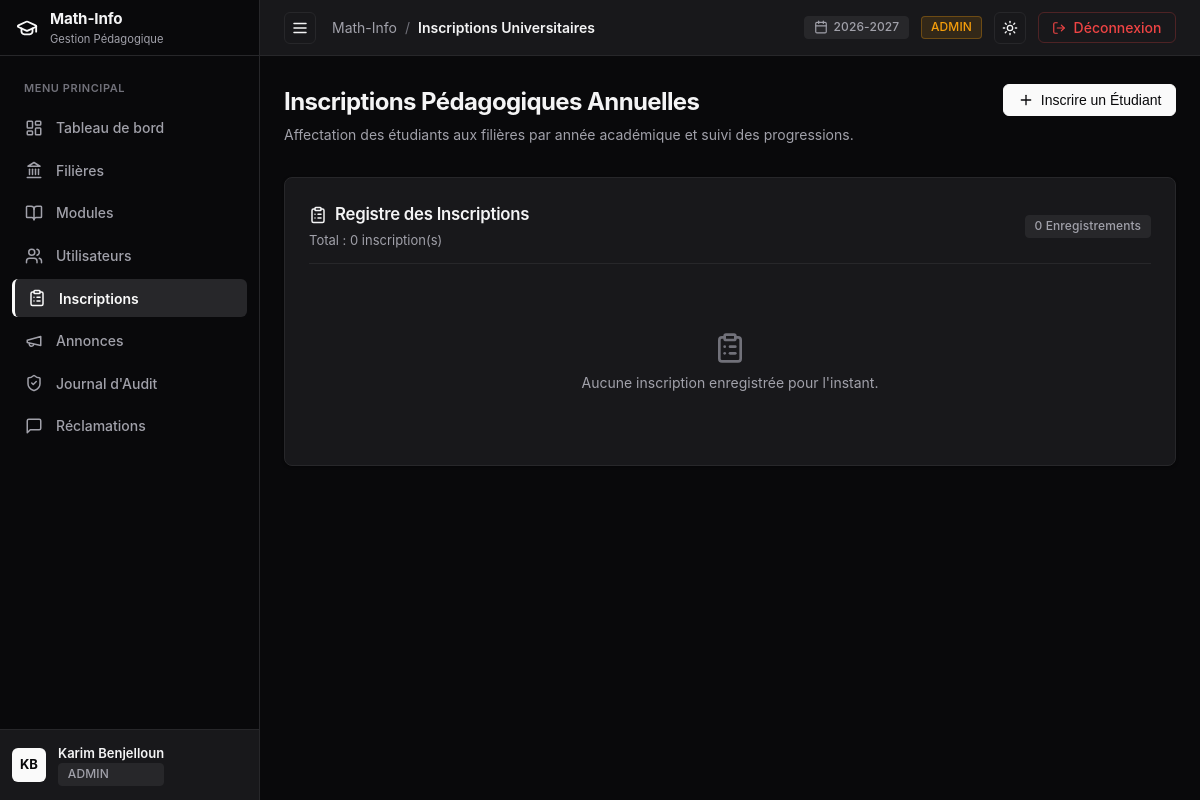
/admin/inscriptions (signed in), run on an earlier commit of the app's database.
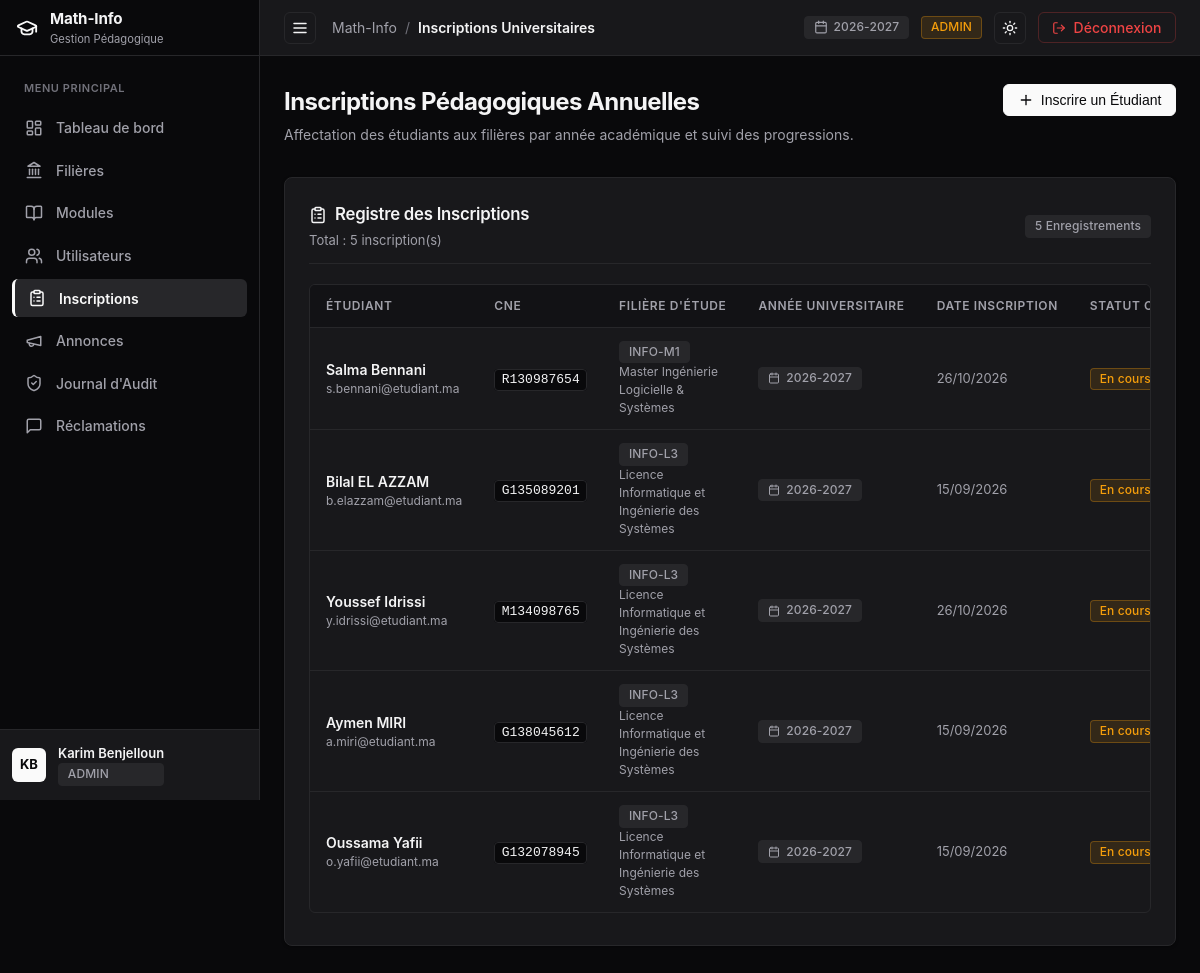
And on a later commit of the database.
### tables this page shows
CREATE TABLE `inscriptions` (
  `idInscription` int NOT NULL AUTO_INCREMENT,
  `idEtudiant` int NOT NULL,
  `idFiliere` int NOT NULL,
  `anneeUniversitaire` varchar(20) NOT NULL,
  `dateInscription` date NOT NULL,
  `statut` enum('EN_COURS','VALIDE','AJOURNE') DEFAULT 'EN_COURS',
  PRIMARY KEY (`idInscription`),
  UNIQUE KEY `uq_etudiant_annee` (`idEtudiant`,`anneeUniversitaire`),
  KEY `idFiliere` (`idFiliere`),
  CONSTRAINT `inscriptions_ibfk_1` FOREIGN KEY (`idEtudiant`) REFERENCES `etudiants` (`idUtilisateur`) ON DELETE CASCADE,
  CONSTRAINT `inscriptions_ibfk_2` FOREIGN KEY (`idFiliere`) REFERENCES `filieres` (`idFiliere`) ON DELETE CASCADE
);

CREATE TABLE `utilisateurs` (
  `idUtilisateur` int NOT NULL AUTO_INCREMENT,
  `nom` varchar(100) NOT NULL,
  `prenom` varchar(100) NOT NULL,
  `email` varchar(150) NOT NULL,
  `motDePasse` varchar(255) NOT NULL,
  `role` enum('ADMIN','ENSEIGNANT','ETUDIANT') NOT NULL,
  `dateCreation` timestamp NULL DEFAULT CURRENT_TIMESTAMP,
  PRIMARY KEY (`idUtilisateur`),
  UNIQUE KEY `email` (`email`)
);

CREATE TABLE `etudiants` (
  `idUtilisateur` int NOT NULL,
  `cne` varchar(50) NOT NULL,
  `dateNaissance` date NOT NULL,
  PRIMARY KEY (`idUtilisateur`),
  UNIQUE KEY `cne` (`cne`),
  CONSTRAINT `etudiants_ibfk_1` FOREIGN KEY (`idUtilisateur`) REFERENCES `utilisateurs` (`idUtilisateur`) ON DELETE CASCADE
);

CREATE TABLE `filieres` (
  `idFiliere` int NOT NULL AUTO_INCREMENT,
  `code` varchar(20) NOT NULL,
  `intitule` varchar(150) NOT NULL,
  `description` text,
  PRIMARY KEY (`idFiliere`),
  UNIQUE KEY `code` (`code`)
);

### src/Views/admin/inscriptions.php (the view, shortened to what the changed rows need)
<div style="margin-bottom: 2rem; display: flex; justify-content: space-between; align-items: flex-start; flex-wrap: wrap; gap: 1rem;">
  <div>
    <h1 style="font-size: 1.5rem; font-weight: 700; letter-spacing: -0.025em; color: var(--text-main); margin-bottom: 0.25rem;">
      Inscriptions Pédagogiques Annuelles
    </h1>
  </div>
</div>
<div class="card">
  <div class="card-header">
    <div>
      <span class="card-title">
        <?= Icon::get('clipboard-list', 18) ?>
        <span>Registre des Inscriptions</span>
      </span>
      <span class="card-desc" style="display: block; margin-top: 0.25rem;">
        Total : <?= count($inscriptions) ?> inscription(s)
      </span>
    </div>
    <span class="badge badge-neutral"><?= count($inscriptions) ?> Enregistrements</span>
  </div>
  <?php if (empty($inscriptions)): ?>
    <div style="text-align: center; padding: 3rem 1rem; color: var(--text-muted); font-size: 0.875rem;">
      <div style="margin-bottom: 0.5rem; color: var(--text-subtle);"><?= Icon::get('clipboard-list', 32) ?></div>
      Aucune inscription enregistrée pour l'instant.
    </div>
  <?php else: ?>
    <div class="table-wrapper">
      <table>
        <thead>
          <tr>
            <th style="min-width: 150px;">Étudiant</th>
            <th style="min-width: 100px;">CNE</th>
            <th style="min-width: 120px;">Filière d'Étude</th>
            <th style="min-width: 110px;">Année Universitaire</th>
            <th style="min-width: 110px;">Date Inscription</th>
            <th style="min-width: 110px;">Statut Cursus</th>
          </tr>
        </thead>
        <tbody>
          <?php foreach ($inscriptions as $ins): ?>
            <tr>
              <td>
                <div style="font-weight: 600;"><?= htmlspecialchars($ins['etudiant_prenom'] . ' ' . $ins['etudiant_nom']) ?></div>
                <div style="font-size: 0.75rem; color: var(--text-muted);"><?= htmlspecialchars($ins['etudiant_email']) ?></div>
              </td>
              <td><code><?= htmlspecialchars($ins['etudiant_cne']) ?></code></td>
              <td>
                <span class="badge badge-neutral"><?= htmlspecialchars($ins['filiere_code']) ?></span>
                <span style="font-size: 0.75rem; color: var(--text-muted); display: block;"><?= htmlspecialchars($ins['filiere_intitule']) ?></span>
              </td>
              <td>
                <span class="badge badge-neutral">
                  <?= Icon::get('calendar', 12) ?>
                  <span><?= htmlspecialchars($ins['anneeUniversitaire']) ?></span>
                </span>
              </td>
              <td style="color: var(--text-muted); font-size: 0.8125rem;">
                <?= date('d/m/Y', strtotime($ins['dateInscription'])) ?>
              </td>
              <td>
                <?php if ($ins['statut'] === 'VALIDE'): ?>
                  <span class="badge badge-success">Validé</span>
                <?php elseif ($ins['statut'] === 'AJOURNE'): ?>
                  <span class="badge badge-destructive">Ajourné</span>
                <?php else: ?>
                  <span class="badge badge-warning">En cours</span>
                <?php endif; ?>
              </td>
            </tr>
          <?php endforeach; ?>
        </tbody>
      </table>
    </div>
  <?php endif; ?>
</div>

### src/Utils/Icon.php (shortened to what the changed rows need)
<?php
class Icon {
    public static function get(string $name, int $size = 16, string $extraClass = ''): string {
        $classAttr = 'lucide-icon' . ($extraClass !== '' ? ' ' . $extraClass : '');
        $svgAttrs = sprintf(
            'xmlns="http://www.w3.org/2000/svg" width="%d" height="%d" viewBox="0 0 24 24" fill="none" stroke="currentColor" stroke-width="2" stroke-linecap="round" stroke-linejoin="round" class="%s"',
            $size,
            $size,
            htmlspecialchars($classAttr)
        );
        switch ($name) {
            case 'graduation-cap':
                return "<svg {$svgAttrs}><path d=\"M21.42 10.922a1 1 0 0 0-.019-1.838L12.83 5.18a2 2 0 0 0-1.66 0L2.6 9.08a1 1 0 0 0 0 1.832l8.57 3.908a2 2 0 0 0 1.66 0z\"/><path d=\"M22 10v6\"/><path d=\"M6 12.5V16a6 3 0 0 0 12 0v-3.5\"/></svg>";
            case 'layout-dashboard':
                return "<svg {$svgAttrs}><rect width=\"7\" height=\"9\" x=\"3\" y=\"3\" rx=\"1\"/><rect width=\"7\" height=\"5\" x=\"14\" y=\"3\" rx=\"1\"/><rect width=\"7\" height=\"9\" x=\"14\" y=\"12\" rx=\"1\"/><rect width=\"7\" height=\"5\" x=\"3\" y=\"16\" rx=\"1\"/></svg>";
            case 'landmark':
                return "<svg {$svgAttrs}><line x1=\"3\" x2=\"21\" y1=\"22\" y2=\"22\"/><line x1=\"6\" x2=\"6\" y1=\"18\" y2=\"11\"/><line x1=\"10\" x2=\"10\" y1=\"18\" y2=\"11\"/><line x1=\"14\" x2=\"14\" y1=\"18\" y2=\"11\"/><line x1=\"18\" x2=\"18\" y1=\"18\" y2=\"11\"/><polygon points=\"12 2 20 7 4 7\"/></svg>";
            case 'book-open':
                return "<svg {$svgAttrs}><path d=\"M12 7v14\"/><path d=\"M3 18a1 1 0 0 1-1-1V4a1 1 0 0 1 1-1h5a4 4 0 0 1 4 4 4 4 0 0 1 4-4h5a1 1 0 0 1 1 1v13a1 1 0 0 1-1 1h-6a3 3 0 0 0-3 3 3 3 0 0 0-3-3z\"/></svg>";
            case 'users':
                return "<svg {$svgAttrs}><path d=\"M16 21v-2a4 4 0 0 0-4-4H6a4 4 0 0 0-4 4v2\"/><circle cx=\"9\" cy=\"7\" r=\"4\"/><path d=\"M22 21v-2a4 4 0 0 0-3-3.87\"/><path d=\"M16 3.13a4 4 0 0 1 0 7.75\"/></svg>";
            case 'clipboard-list':
                return "<svg {$svgAttrs}><rect width=\"8\" height=\"4\" x=\"8\" y=\"2\" rx=\"1\" ry=\"1\"/><path d=\"M16 4h2a2 2 0 0 1 2 2v14a2 2 0 0 1-2 2H6a2 2 0 0 1-2-2V6a2 2 0 0 1 2-2h2\"/><path d=\"M12 11h4\"/><path d=\"M12 16h4\"/><path d=\"M8 11h.01\"/><path d=\"M8 16h.01\"/></svg>";
            case 'megaphone':
                return "<svg {$svgAttrs}><path d=\"m3 11 18-5v12L3 14v-3z\"/><path d=\"M11.6 16.8a3 3 0 1 1-5.8-1.6\"/></svg>";
            case 'shield-check':
                return "<svg {$svgAttrs}><path d=\"M20 13c0 5-3.5 7.5-7.66 8.95a1 1 0 0 1-.67-.01C7.5 20.5 4 18 4 13V6a1 1 0 0 1 1-1c2 0 4.5-1.2 6.24-2.72a1.17 1.17 0 0 1 1.52 0C14.51 3.81 17 5 19 5a1 1 0 0 1 1 1z\"/><path d=\"m9 12 2 2 4-4\"/></svg>";
            case 'calendar':
                return "<svg {$svgAttrs}><path d=\"M8 2v4\"/><path d=\"M16 2v4\"/><rect width=\"18\" height=\"18\" x=\"3\" y=\"4\" rx=\"2\"/><path d=\"M3 10h18\"/></svg>";
            case 'sun':
                return "<svg {$svgAttrs}><circle cx=\"12\" cy=\"12\" r=\"4\"/><path d=\"M12 2v2\"/><path d=\"M12 20v2\"/><path d=\"m4.93 4.93 1.41 1.41\"/><path d=\"m17.66 17.66 1.41 1.41\"/><path d=\"M2 12h2\"/><path d=\"M20 12h2\"/><path d=\"m6.34 17.66-1.41 1.41\"/><path d=\"m19.07 4.93-1.41 1.41\"/></svg>";
            case 'log-out':
                return "<svg {$svgAttrs}><path d=\"M9 21H5a2 2 0 0 1-2-2V5a2 2 0 0 1 2-2h4\"/><polyline points=\"16 17 21 12 16 7\"/><line x1=\"21\" x2=\"9\" y1=\"12\" y2=\"12\"/></svg>";
            case 'pencil':
                return "<svg {$svgAttrs}><path d=\"M21.174 6.812a1 1 0 0 0-3.986-3.987L3.842 16.174a2 2 0 0 0-.5.83l-1.321 4.352a.5.5 0 0 0 .623.622l4.353-1.32a2 2 0 0 0 .83-.497z\"/><path d=\"m15 5 4 4\"/></svg>";
            case 'trash-2':
                return "<svg {$svgAttrs}><path d=\"M3 6h18\"/><path d=\"M19 6v14c0 1-1 2-2 2H7c-1 0-2-1-2-2V6\"/><path d=\"M8 6V4c0-1 1-2 2-2h4c1 0 2 1 2 2v2\"/><line x1=\"10\" x2=\"10\" y1=\"11\" y2=\"17\"/><line x1=\"14\" x2=\"14\" y1=\"11\" y2=\"17\"/></svg>";
            case 'plus':
                return "<svg {$svgAttrs}><path d=\"M5 12h14\"/><path d=\"M12 5v14\"/></svg>";
            case 'x':
                return "<svg {$svgAttrs}><path d=\"M18 6 6 18\"/><path d=\"m6 6 12 12\"/></svg>";
            case 'menu':
                return "<svg {$svgAttrs}><line x1=\"4\" x2=\"20\" y1=\"12\" y2=\"12\"/><line x1=\"4\" x2=\"20\" y1=\"6\" y2=\"6\"/><line x1=\"4\" x2=\"20\" y1=\"18\" y2=\"18\"/></svg>";
            case 'arrow-right':
                return "<svg {$svgAttrs}><path d=\"M5 12h14\"/><path d=\"m12 5 7 7-7 7\"/></svg>";
            case 'message-square':
                return "<svg {$svgAttrs}><path d=\"M21 15a2 2 0 0 1-2 2H7l-4 4V5a2 2 0 0 1 2-2h14a2 2 0 0 1 2 2z\"/></svg>";
        }
    }
}

What changed in the data, as far as the page shows it:
added inscriptions: utilisateurs.prenom+nom "Salma Bennani", utilisateurs.email "s.bennani@etudiant.ma", idEtudiant.cne "R130987654", idFiliere.code "INFO-M1", idFiliere.intitule "Master Ingénierie Logicielle & Systèmes", anneeUniversitaire "2026-2027", dateInscription "26/10/2026", statut "En cours"
added inscriptions: utilisateurs.prenom+nom "Bilal EL AZZAM", utilisateurs.email "b.elazzam@etudiant.ma", idEtudiant.cne "G135089201", idFiliere.code "INFO-L3", idFiliere.intitule "Licence Informatique et Ingénierie des Systèmes", anneeUniversitaire "2026-2027", dateInscription "15/09/2026", statut "En cours"
added inscriptions: utilisateurs.prenom+nom "Youssef Idrissi", utilisateurs.email "y.idrissi@etudiant.ma", idEtudiant.cne "M134098765", idFiliere.code "INFO-L3", idFiliere.intitule "Licence Informatique et Ingénierie des Systèmes", anneeUniversitaire "2026-2027", dateInscription "26/10/2026", statut "En cours"
added inscriptions: utilisateurs.prenom+nom "Aymen MIRI", utilisateurs.email "a.miri@etudiant.ma", idEtudiant.cne "G138045612", idFiliere.code "INFO-L3", idFiliere.intitule "Licence Informatique et Ingénierie des Systèmes", anneeUniversitaire "2026-2027", dateInscription "15/09/2026", statut "En cours"
added inscriptions: utilisateurs.prenom+nom "Oussama Yafii", utilisateurs.email "o.yafii@etudiant.ma", idEtudiant.cne "G132078945", idFiliere.code "INFO-L3", idFiliere.intitule "Licence Informatique et Ingénierie des Systèmes", anneeUniversitaire "2026-2027", dateInscription "15/09/2026", statut "En cours"
Also different on the page:
count($inscriptions): "0" → "5"
text no longer shown: "Aucune inscription enregistrée pour l'instant."
text now shown: "ÉTUDIANT CNE FILIÈRE D'ÉTUDE ANNÉE UNIVERSITAIRE DATE INSCRIPTION STATUT…"
